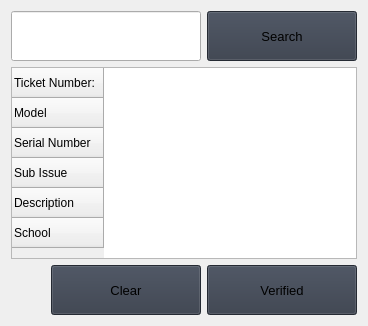
                     <widget class="QWidget" name="ticketSearchAndVerify">
                      <property name="styleSheet">
                       <string notr="true">b</string>
                      </property>
                      <layout class="QGridLayout" name="gridLayout_3">
                       <item row="0" column="0">
                        <layout class="QVBoxLayout" name="verticalLayout_17" stretch="0,0,0">
                         <property name="spacing">
                          <number>6</number>
                         </property>
                         <item>
                          <layout class="QHBoxLayout" name="horizontalLayout_6">
                           <item>
                            <widget class="QLineEdit" name="ticketSearch_entry">
                             <property name="sizePolicy">
                              <sizepolicy hsizetype="Expanding" vsizetype="Maximum">
                               <horstretch>0</horstretch>
                               <verstretch>0</verstretch>
                              </sizepolicy>
                             </property>
                             <property name="minimumSize">
                              <size>
                               <width>0</width>
                               <height>50</height>
                              </size>
                             </property>
                            </widget>
                           </item>
                           <item>
                            <widget class="QPushButton" name="btn_ticketSearch_pick">
                             <property name="minimumSize">
                              <size>
                               <width>150</width>
                               <height>50</height>
                              </size>
                             </property>
                             <property name="font">
                              <font>
                               <family>Segoe UI</family>
                               <pointsize>10</pointsize>
                               <italic>false</italic>
                               <bold>false</bold>
                              </font>
                             </property>
                             <property name="cursor">
                              <cursorShape>PointingHandCursor</cursorShape>
                             </property>
                             <property name="styleSheet">
                              <string notr="true">background-color: rgb(52, 59, 72);</string>
                             </property>
                             <property name="text">
                              <string>Search</string>
                             </property>
                             <property name="icon">
                              <iconset resource="resources.qrc">
                               <normaloff>:/icons/images/icons/cil-magnifying-glass.png</normaloff>:/icons/images/icons/cil-magnifying-glass.png</iconset>
                             </property>
                            </widget>
                           </item>
                          </layout>
                         </item>
                         <item>
                          <widget class="QTableWidget" name="tableWidget">
                           <row>
                            <property name="text">
                             <string>Ticket Number:</string>
                            </property>
                           </row>
                           <row>
                            <property name="text">
                             <string>Model</string>
                            </property>
                           </row>
                           <row>
                            <property name="text">
                             <string>Serial Number</string>
                            </property>
                           </row>
                           <row>
                            <property name="text">
                             <string>Sub Issue</string>
                            </property>
                           </row>
                           <row>
                            <property name="text">
                             <string>Description</string>
                            </property>
                           </row>
                           <row>
                            <property name="text">
                             <string>School</string>
                            </property>
                           </row>
                          </widget>
                         </item>
                         <item>
                          <layout class="QHBoxLayout" name="horizontalLayout_7">
                           <item>
                            <spacer name="horizontalSpacer_2">
                             <property name="orientation">
                              <enum>Qt::Horizontal</enum>
                             </property>
                             <property name="sizeHint" stdset="0">
                              <size>
                               <width>40</width>
                               <height>20</height>
                              </size>
                             </property>
                            </spacer>
                           </item>
                           <item>
                            <widget class="QPushButton" name="clearInfo_btn">
                             <property name="minimumSize">
                              <size>
                               <width>150</width>
                               <height>50</height>
                              </size>
                             </property>
                             <property name="font">
                              <font>
                               <family>Segoe UI</family>
                               <pointsize>10</pointsize>
                               <italic>false</italic>
                               <bold>false</bold>
                              </font>
                             </property>
                             <property name="cursor">
                              <cursorShape>PointingHandCursor</cursorShape>
                             </property>
                             <property name="styleSheet">
                              <string notr="true">background-color: rgb(52, 59, 72);</string>
                             </property>
                             <property name="text">
                              <string>Clear</string>
                             </property>
                             <property name="icon">
                              <iconset resource="resources.qrc">
                               <normaloff>:/icons/images/icons/cil-reload.png</normaloff>:/icons/images/icons/cil-reload.png</iconset>
                             </property>
                            </widget>
                           </item>
                           <item>
                            <widget class="QPushButton" name="verifyInfo_btn">
                             <property name="minimumSize">
                              <size>
                               <width>150</width>
                               <height>50</height>
                              </size>
                             </property>
                             <property name="font">
                              <font>
                               <family>Segoe UI</family>
                               <pointsize>10</pointsize>
                               <italic>false</italic>
                               <bold>false</bold>
                              </font>
                             </property>
                             <property name="cursor">
                              <cursorShape>PointingHandCursor</cursorShape>
                             </property>
                             <property name="styleSheet">
                              <string notr="true">background-color: rgb(52, 59, 72);</string>
                             </property>
                             <property name="text">
                              <string>Verified</string>
                             </property>
                             <property name="icon">
                              <iconset resource="resources.qrc">
                               <normaloff>:/icons/images/icons/cil-arrow-circle-right.png</normaloff>:/icons/images/icons/cil-arrow-circle-right.png</iconset>
                             </property>
                            </widget>
                           </item>
                          </layout>
                         </item>
                        </layout>
                       </item>
                      </layout>
                     </widget>
